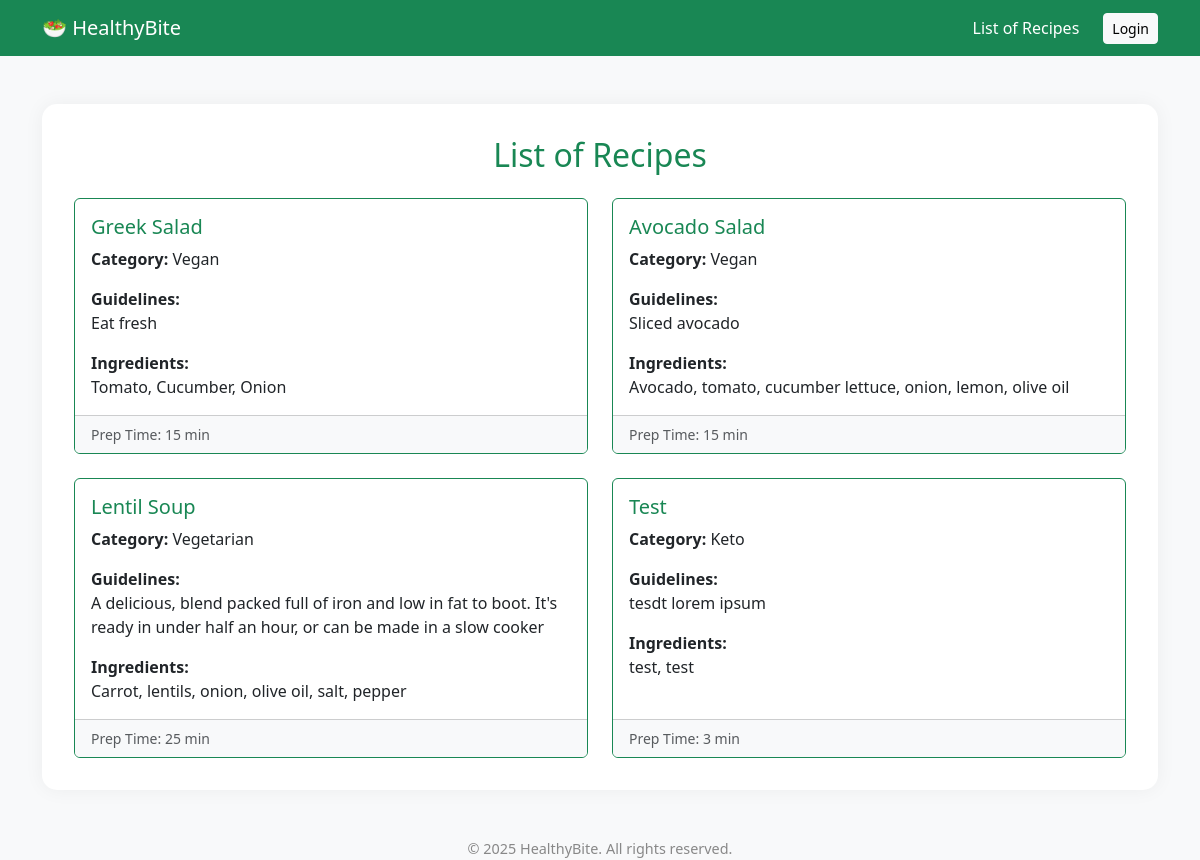
The app's page /, older data.
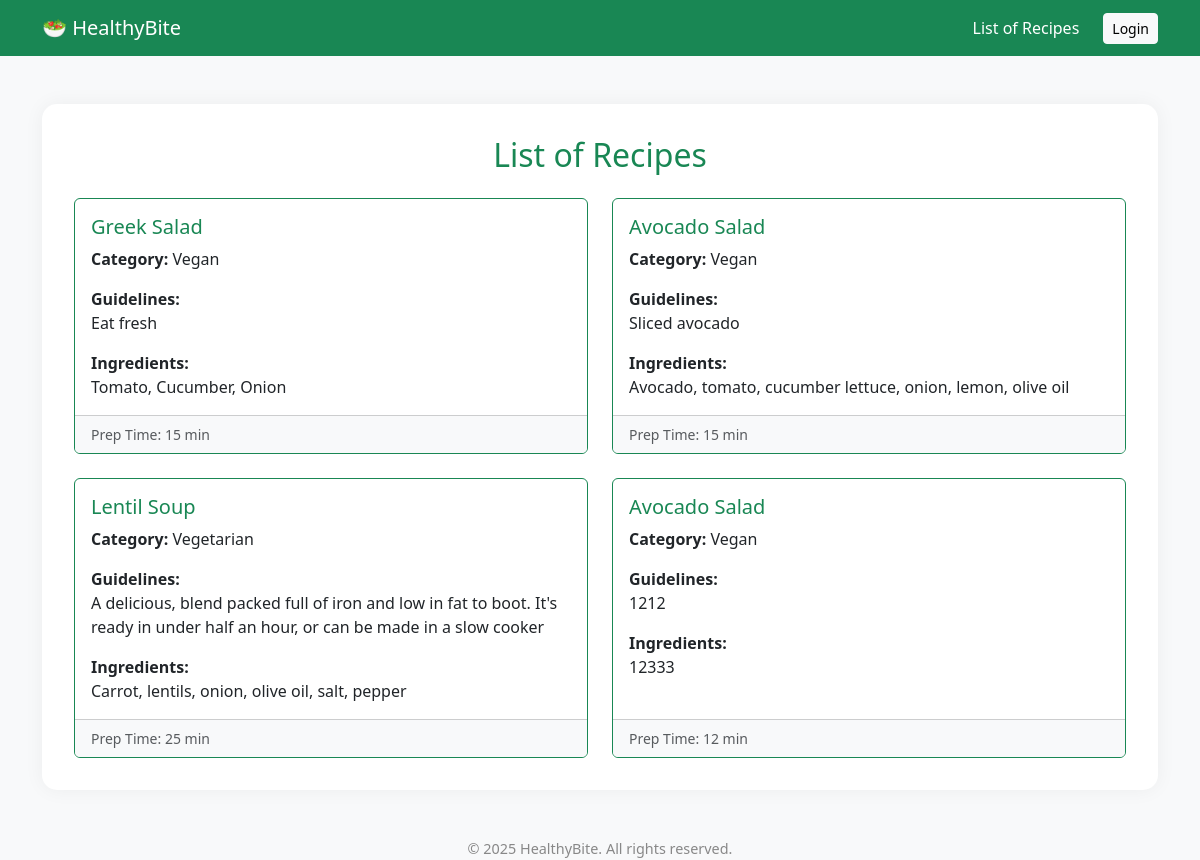
The same page, newer data.
### app/models/recipe_models.py (models this page shows)
class Recipe(db.Model):
    id = db.Column(db.Integer, primary_key=True)
    name = db.Column(db.String(100), nullable=False)
    category = db.Column(db.String(50))
    ingredients = db.Column(db.Text, nullable=False)
    instructions = db.Column(db.Text, nullable=False)
    prep_time = db.Column(db.Integer, nullable=False)

### app/controllers.py (the view)
    @app.route('/')
    def index():
        recipes = recipe_service.get_all_recipes()
        return render_template('index.html', recipes=recipes)

### app/services/concrete_recipe_service.py (called while the page is built)
    def get_all_recipes(self) -> list[Recipe]:
        return Recipe.query.all()

### app/templates/index.html (shortened to what this page needs)
{% extends 'base.html' %}
{% block content %}
  <h2 class="text-center mb-4 text-success">List of Recipes</h2>
  {% if recipes %}
    <div class="row row-cols-1 row-cols-md-2 g-4">
      {% for recipe in recipes %}
      <div class="col">
        <div class="card h-100 border-success">
          <div class="card-body">
            <h5 class="card-title text-success">{{ recipe.name }}</h5>
            <p class="card-text"><strong>Category:</strong> {{ recipe.category or 'No Category' }}</p>
            <p class="card-text"><strong>Guidelines:</strong><br> {{ recipe.instructions }}</p>
            <p class="card-text"><strong>Ingredients:</strong><br> {{ recipe.ingredients }}</p>
          </div>
          <div class="card-footer bg-light d-flex justify-content-between align-items-center">
            <small class="text-muted">Prep Time: {{ recipe.prep_time }} min</small>
          </div>
        </div>
      </div>
      {% endfor %}
    </div>
  {% else %}
    <div class="alert alert-warning text-center" role="alert">
      There's no recipes registered yet.
    </div>
  {% endif %}
{% endblock %}

Row changes from the older to the newer data that the page shows:
removed Recipe: name "Test", category "Keto", instructions "tesdt lorem ipsum", ingredients "test, test", prep_time "3"
added Recipe: name "Avocado Salad", category "Vegan", instructions "1212", ingredients "12333", prep_time "12"
